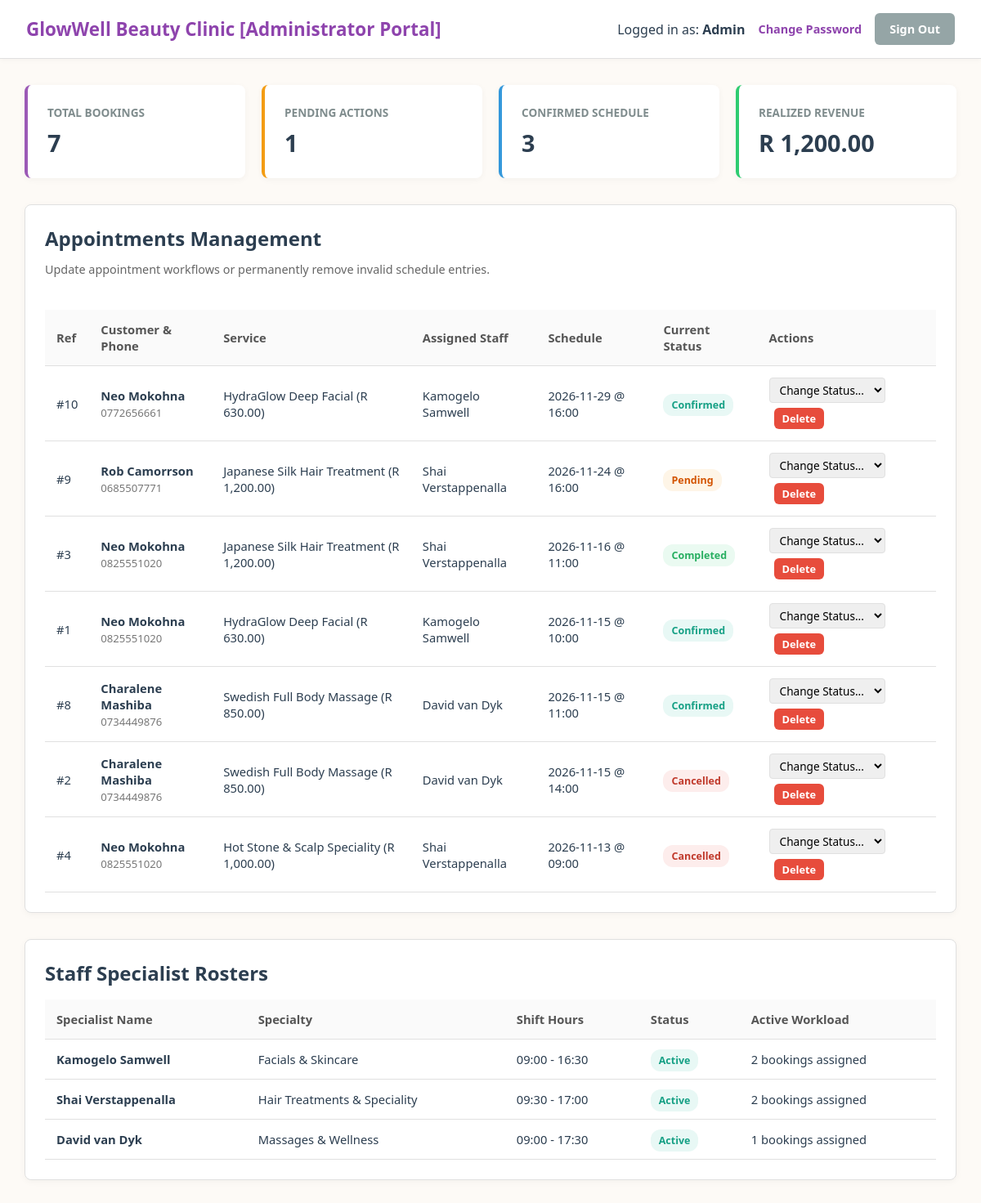
Page /admin_dashboard.php (signed in) on the committed database.
### tables this page shows
CREATE TABLE `appointments` (
  `appointment_id` int NOT NULL,
  `customer_id` int NOT NULL,
  `staff_id` int NOT NULL,
  `service_id` int NOT NULL,
  `appointment_date` date NOT NULL,
  `appointment_time` time NOT NULL,
  `status` enum('Pending','Confirmed','Completed','Cancelled') NOT NULL DEFAULT 'Pending',
  `notes` text,
  `created_at` timestamp NULL DEFAULT CURRENT_TIMESTAMP
);

CREATE TABLE `users` (
  `user_id` int NOT NULL,
  `full_name` varchar(100) NOT NULL,
  `email` varchar(120) NOT NULL,
  `phone` varchar(20) NOT NULL,
  `password_hash` varchar(255) NOT NULL,
  `role` enum('customer','admin') NOT NULL DEFAULT 'customer',
  `created_at` timestamp NULL DEFAULT CURRENT_TIMESTAMP
);

CREATE TABLE `services` (
  `service_id` int NOT NULL,
  `service_name` varchar(100) NOT NULL,
  `category` enum('Facials','Massages','Hair Treatments','Wellness','Speciality') NOT NULL,
  `duration_minutes` int NOT NULL,
  `price` decimal(10,2) NOT NULL
);

CREATE TABLE `staff` (
  `staff_id` int NOT NULL,
  `full_name` varchar(100) NOT NULL,
  `email` varchar(120) NOT NULL,
  `specialty` varchar(100) NOT NULL,
  `shift_start` time NOT NULL DEFAULT '09:00:00',
  `shift_end` time NOT NULL DEFAULT '17:00:00',
  `status` enum('Active','On Leave') NOT NULL DEFAULT 'Active'
);

### admin_dashboard.php (the view, shortened to what this page needs)
<?php
require_once 'dbconnection.php';
$totalAppts = $pdo->query("SELECT COUNT(*) FROM appointments")->fetchColumn();
$pendingAppts = $pdo->query("SELECT COUNT(*) FROM appointments WHERE status = 'Pending'")->fetchColumn();
$confirmedAppts = $pdo->query("SELECT COUNT(*) FROM appointments WHERE status = 'Confirmed'")->fetchColumn();
$totalRevenue = $pdo->query(
    "SELECT COALESCE(SUM(s.price), 0)
    FROM appointments a
    JOIN services s ON a.service_id = s.service_id
    WHERE a.status = 'Completed'"
    )->fetchColumn();
$staffStmt = $pdo->query(
    "SELECT st.*, COUNT(a.appointment_id) AS total_bookings
    FROM staff st
    LEFT JOIN appointments a ON st.staff_id = a.staff_id AND a.status != 'Cancelled'
    GROUP BY st.staff_id
    ORDER BY total_bookings DESC"
    );
$staffList = $staffStmt->fetchAll();
$bookingsStmt = $pdo->query(
    "SELECT a.appointment_id, a.appointment_date, a.appointment_time, a.status, a.notes,
           u.full_name AS customer_name, u.phone AS customer_phone,
           s.service_name, s.price, st.full_name AS staff_name
    FROM appointments a
    JOIN users u ON a.customer_id = u.user_id
    JOIN services s ON a.service_id = s.service_id
    JOIN staff st ON a.staff_id = st.staff_id
    ORDER BY a.appointment_date DESC, a.appointment_time ASC"
    );
$bookings = $bookingsStmt->fetchAll();
?>
<!DOCTYPE html>
<html lang="en">
<head>
    <link rel="stylesheet" href="assets/css/style.css">
</head>
<body>
    <header class="navbar">
        <div class="brand">GlowWell Beauty Clinic [Administrator Portal]</div>
        <div class="user-info">
            <span>Logged in as: <strong>Admin</strong></span>
            <a href="#" class="nav-link" onclick="event.preventDefault(); togglePasswordCard();">Change Password</a>
            <a href="api/logout.php?redirect=1" class="btn btn-secondary">Sign Out</a>
        </div>
    </header>
    <main class="container">
        <section class="stats-grid">
            <div class="stat-card">
                <h3>Total Bookings</h3>
                <p><?= $totalAppts ?></p>
            </div>
            <div class="stat-card stat-card-warning">
                <h3>Pending Actions</h3>
                <p><?= $pendingAppts ?></p>
            </div>
            <div class="stat-card stat-card-info">
                <h3>Confirmed Schedule</h3>
                <p><?= $confirmedAppts ?></p>
            </div>
            <div class="stat-card stat-card-success">
                <h3>Realized Revenue</h3>
                <p>R <?= number_format($totalRevenue, 2) ?></p>
            </div>
        </section>
        <div class="data-table-card">
            <h2>Appointments Management</h2>
            <p class="section-subtitle">Update appointment workflows or permanently remove invalid schedule entries.</p>
            <div class="table-wrapper">
                <table>
                    <thead>
                        <tr>
                            <th>Ref</th>
                            <th>Customer & Phone</th>
                            <th>Service</th>
                            <th>Assigned Staff</th>
                            <th>Schedule</th>
                            <th>Current Status</th>
                            <th>Actions</th>
                        </tr>
                    </thead>
                    <tbody>
                        <?php foreach ($bookings as $b): ?>
                            <tr>
                                <td>#<?= $b['appointment_id'] ?></td>
                                <td>
                                    <strong><?= htmlspecialchars($b['customer_name']) ?></strong><br>
                                    <span class="customer-phone"><?= htmlspecialchars($b['customer_phone']) ?></span>
                                </td>
                                <td><?= htmlspecialchars($b['service_name']) ?> (R <?= number_format($b['price'], 2) ?>)</td>
                                <td><?= htmlspecialchars($b['staff_name']) ?></td>
                                <td><?= htmlspecialchars($b['appointment_date']) ?> @ <?= substr($b['appointment_time'], 0, 5) ?></td>
                                <td><span class="badge badge-<?= $b['status'] ?>"><?= $b['status'] ?></span></td>
                                <td>
                                    <select class="status-select"
                                        onchange="callApi('api/update_status.php', { appointment_id: <?= $b['appointment_id'] ?>, status: this.value })">
                                        <option value="">Change Status...</option>
                                    </select>
                                    <button class="btn btn-danger btn-delete-sm"
                                        onclick="callApi('api/delete_appointment.php', { appointment_id: <?= $b['appointment_id'] ?> }, 'Permanently delete this booking record?')">
                                        Delete
                                    </button>
                                </td>
                            </tr>
                        <?php endforeach; ?>
                    </tbody>
                </table>
            </div>
        </div>
        <div class="data-table-card">
            <h2>Staff Specialist Rosters</h2>
            <div class="table-wrapper">
                <table>
                    <thead>
                        <tr>
                            <th>Specialist Name</th>
                            <th>Specialty</th>
                            <th>Shift Hours</th>
                            <th>Status</th>
                            <th>Active Workload</th>
                        </tr>
                    </thead>
                    <tbody>
                        <?php foreach ($staffList as $stf): ?>
                            <tr>
                                <td><strong><?= htmlspecialchars($stf['full_name']) ?></strong></td>
                                <td><?= htmlspecialchars($stf['specialty']) ?></td>
                                <td><?= substr($stf['shift_start'], 0, 5) ?> - <?= substr($stf['shift_end'], 0, 5) ?></td>
                                <td><span class="badge badge-Confirmed"><?= $stf['status'] ?></span></td>
                                <td><?= $stf['total_bookings'] ?> bookings assigned</td>
                            </tr>
                        <?php endforeach; ?>
                    </tbody>
                </table>
            </div>
        </div>
    </main>
</body>
</html>

### assets/css/style.css (style rules this page uses)
:root { --primary: #9b59b6; --primary-dark: #8e44ad; --secondary: #f3e8f8; --dark: #2c3e50; --light: #fdfaf6; --card-bg: #ffffff; --danger: #e74c3c; --success: #2ecc71; --warning: #f39c12; --border: #e0e0e0; }
* { box-sizing: border-box; margin: 0; padding: 0; font-family: 'Segoe UI', Tahoma, Geneva, Verdana, sans-serif; }
body { background-color: var(--light); color: var(--dark); min-height: 100vh; display: flex; flex-direction: column; }
.navbar { background-color: #ffffff; border-bottom: 1px solid var(--border); padding: 16px 32px; display: flex; justify-content: space-between; align-items: center; box-shadow: 0 2px 6px rgba(0, 0, 0, 0.03); }
.navbar .brand { font-size: 1.4rem; font-weight: 700; color: var(--primary-dark); }
.navbar .user-info { display: flex; align-items: center; gap: 16px; }
.btn { display: inline-block; padding: 10px 18px; border-radius: 6px; border: none; font-weight: 600; cursor: pointer; transition: 0.2s ease-in-out; text-decoration: none; font-size: 0.9rem; }
.btn-danger { background: var(--danger); color: #ffffff; }
.btn-secondary { background: #95a5a6; color: #ffffff; }
.container { max-width: 1200px; width: 95%; margin: 32px auto; flex: 1; }
.stats-grid { display: grid; grid-template-columns: repeat(auto-fit, minmax(220px, 1fr)); gap: 20px; margin-bottom: 32px; }
.stat-card { background: #ffffff; padding: 24px; border-radius: 8px; border-left: 4px solid var(--primary); box-shadow: 0 2px 8px rgba(0, 0, 0, 0.04); }
.stat-card h3 { font-size: 0.85rem; text-transform: uppercase; color: #7f8c8d; }
.stat-card p { font-size: 1.8rem; font-weight: 700; margin-top: 8px; }
.data-table-card { background: #ffffff; padding: 24px; border-radius: 8px; box-shadow: 0 2px 8px rgba(0, 0, 0, 0.04); margin-bottom: 32px; border: 1px solid var(--border); }
table { width: 100%; border-collapse: collapse; margin-top: 16px; }
table th, table td { padding: 14px; text-align: left; border-bottom: 1px solid var(--border); font-size: 0.92rem; }
table th { background-color: #fafafa; color: #555555; }
.badge { padding: 5px 10px; border-radius: 12px; font-size: 0.78rem; font-weight: bold; }
.badge-Pending { background: #fef5e7; color: #d35400; }
.badge-Confirmed { background: #e8f8f5; color: #16a085; }
.badge-Completed { background: #eafaf1; color: #27ae60; }
.badge-Cancelled { background: #fdedec; color: #c0392b; }

### admin_dashboard.php (style rules this page uses)
.section-subtitle { color: #666; font-size: 0.9rem; margin-bottom: 24px; margin-top: 12px; }
.stat-card-warning { border-left-color: var(--warning); }
.stat-card-info { border-left-color: #3498db; }
.stat-card-success { border-left-color: var(--success); }
.section-subtitle { color: #666; font-size: 0.9rem; margin-bottom: 24px; }
.table-wrapper { overflow-x: auto; }
.customer-phone { color: #777; font-size: 0.82rem; }
.status-select { padding: 4px 8px; font-size: 0.85rem; border-radius: 4px; border: 1px solid var(--border); }
.btn-delete-sm { padding: 4px 10px; font-size: 0.8rem; margin-left: 6px; margin-top: 6px; }
.nav-link { color: var(--primary-dark); font-size: 0.9rem; font-weight: 600; text-decoration: none; cursor: pointer; }

### rows in the picture
appointments: appointment_id "10", customer.full_name "Neo Mokohna", customer.phone "0772656661", service.service_name "HydraGlow Deep Facial", service.price "630.00", staff.full_name "Kamogelo Samwell", appointment_date "2026-11-29", appointment_time "16:00", status "Confirmed"
appointments: appointment_id "9", customer.full_name "Rob Camorrson", customer.phone "0685507771", service.service_name "Japanese Silk Hair Treatment", service.price "1,200.00", staff.full_name "Shai Verstappenalla", appointment_date "2026-11-24", appointment_time "16:00", status "Pending"
appointments: appointment_id "3", customer.full_name "Neo Mokohna", customer.phone "0825551020", service.service_name "Japanese Silk Hair Treatment", service.price "1,200.00", staff.full_name "Shai Verstappenalla", appointment_date "2026-11-16", appointment_time "11:00", status "Completed"
appointments: appointment_id "1", customer.full_name "Neo Mokohna", customer.phone "0825551020", service.service_name "HydraGlow Deep Facial", service.price "630.00", staff.full_name "Kamogelo Samwell", appointment_date "2026-11-15", appointment_time "10:00", status "Confirmed"
appointments: appointment_id "8", customer.full_name "Charalene Mashiba", customer.phone "0734449876", service.service_name "Swedish Full Body Massage", service.price "850.00", staff.full_name "David van Dyk", appointment_date "2026-11-15", appointment_time "11:00", status "Confirmed"
appointments: appointment_id "2", customer.full_name "Charalene Mashiba", customer.phone "0734449876", service.service_name "Swedish Full Body Massage", service.price "850.00", staff.full_name "David van Dyk", appointment_date "2026-11-15", appointment_time "14:00", status "Cancelled"
appointments: appointment_id "4", customer.full_name "Neo Mokohna", customer.phone "0825551020", service.service_name "Hot Stone & Scalp Speciality", service.price "1,000.00", staff.full_name "Shai Verstappenalla", appointment_date "2026-11-13", appointment_time "09:00", status "Cancelled"
staff: full_name "Kamogelo Samwell", specialty "Facials & Skincare", shift_start "09:00", shift_end "16:30", status "Active", total_bookings "2"
staff: full_name "Shai Verstappenalla", specialty "Hair Treatments & Speciality", shift_start "09:30", shift_end "17:00", status "Active", total_bookings "2"
staff: full_name "David van Dyk", specialty "Massages & Wellness", shift_start "09:00", shift_end "17:30", status "Active", total_bookings "1"

### other values in the picture
$totalAppts "7"
$pendingAppts "1"
$confirmedAppts "3"
$totalRevenue "1,200.00"
